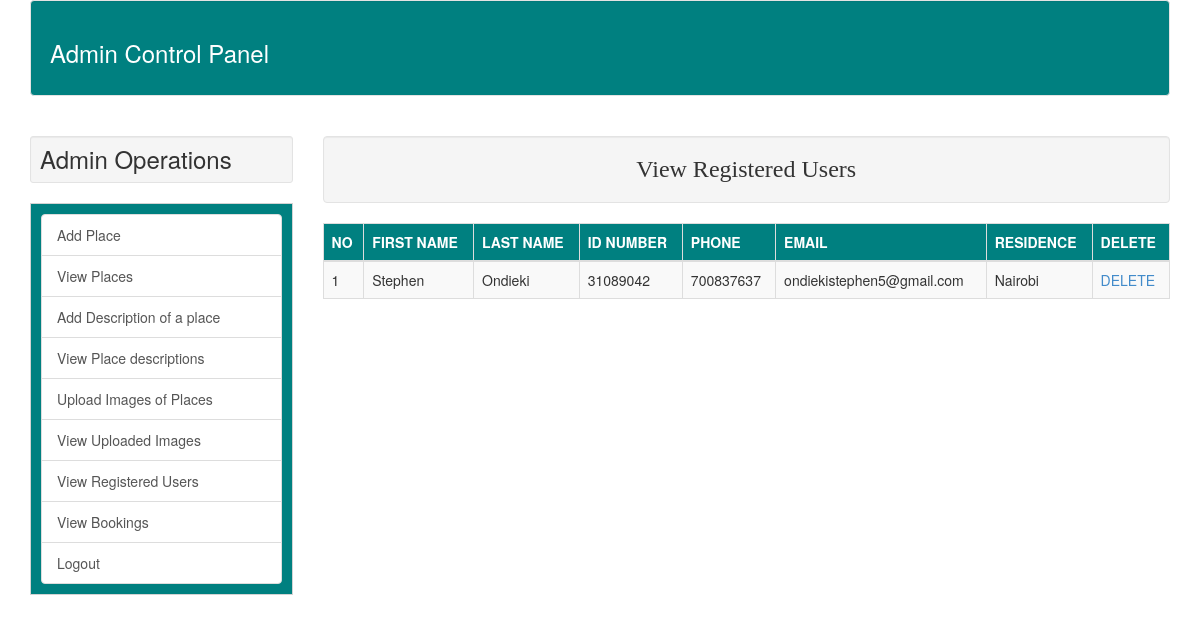
Screenshot of /admin/index.php?viewUsers (signed in) with the database file from the repository.
### tables this page shows
CREATE TABLE `members` (
  `id` int(255) NOT NULL,
  `fname` varchar(255) NOT NULL,
  `lname` varchar(255) NOT NULL,
  `idno` int(255) NOT NULL,
  `mobile` int(255) NOT NULL,
  `residence` varchar(255) NOT NULL,
  `email` varchar(255) NOT NULL,
  `pwd` varchar(255) NOT NULL,
  `membership_status` int(10) NOT NULL,
  `activation_code` varchar(255) NOT NULL
);

### admin/viewUsers.php (the view)
<h3 class="well" style="text-align: center;font-family: 'Lucida Bright';">View Registered Users</h3>
<table class="table table-bordered table-striped">
    <thead style="background-color: teal;color: white;">
    <th>NO</th>
    <th>FIRST NAME</th>
    <th>LAST NAME</th>
    <th>ID NUMBER</th>
    <th>PHONE </th>
    <th>EMAIL</th>
    <th>RESIDENCE</th>
    <th>DELETE</th>
    </thead>
    <tbody>
    <?php
    $counter=1;
    $getRecords="SELECT * FROM members";
    $result=mysqli_query($connect,$getRecords);
    while ($row=mysqli_fetch_array($result))
    {
        $id=$row['id'];
        $fname=$row['fname'];
        $lname=$row['lname'];
        $idno=$row['idno'];
        $mobile=$row['mobile'];
        $email=$row['email'];
        $residence=$row['residence'];
        ?>
        <tr>
            <td><?php echo $counter; ?></td>
            <td><?php echo $fname; ?></td>
            <td><?php echo $lname; ?></td>
            <td><?php echo $idno; ?></td>
            <td><?php echo $mobile; ?></td>
            <td><?php echo $email; ?></td>
            <td><?php echo $residence; ?></td>
            <td><a href="index.php?userDeleteId=<?php echo $id; ?>">DELETE</a></td>
        </tr>
        <?php
        $counter++;
    } ?>
    </tbody>
</table>

### rows the page displays
members: fname "Stephen", lname "Ondieki", idno "31089042", mobile "700837637", email "ondiekistephen5@gmail.com", residence "Nairobi"
